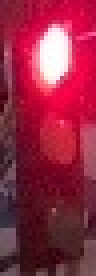
#> input picture src/yolo/traffic-lights-OID/pictures/red-cropped.jpg, 24 x 69 px (shown 4 times larger); the run also reads 2 pictures not shown here
$ python find_hsv.py
#> lines starting #> are read from the running program, lines starting #| are printed output that depends on the picture; after the words box and inside, x2 and y2 are one past the last pixel; in counts of white or black regions, pixels touching at a corner belong together
import cv2
import numpy as np

def empty(a): pass

def stackImages(scale, imgArray):
    rows = len(imgArray)
    cols = len(imgArray[0])
    rowsAvailable = isinstance(imgArray[0], list)
    width = imgArray[0][0].shape[1]
    height = imgArray[0][0].shape[0]
    if rowsAvailable:
        for x in range ( 0, rows):
            for y in range(0, cols):
                if imgArray[x][y].shape[:2] == imgArray[0][0].shape [:2]:
                    imgArray[x][y] = cv2.resize(imgArray[x][y], (0, 0), None, scale, scale)
                else:
                    imgArray[x][y] = cv2.resize(imgArray[x][y], (imgArray[0][0].shape[1], imgArray[0][0].shape[0]), None, scale, scale)
                if len(imgArray[x][y].shape) == 2: imgArray[x][y]= cv2.cvtColor( imgArray[x][y], cv2.COLOR_GRAY2BGR)
        imageBlank = np.zeros((height, width, 3), np.uint8)
        hor = [imageBlank]*rows
        hor_con = [imageBlank]*rows
        for x in range(0, rows):
            hor[x] = np.hstack(imgArray[x])
        ver = np.vstack(hor)
    else:
        for x in range(0, rows):
            if imgArray[x].shape[:2] == imgArray[0].shape[:2]:
                imgArray[x] = cv2.resize(imgArray[x], (0, 0), None, scale, scale)
            else:
                imgArray[x] = cv2.resize(imgArray[x], (imgArray[0].shape[1], imgArray[0].shape[0]), None,scale, scale)
            if len(imgArray[x].shape) == 2: imgArray[x] = cv2.cvtColor(imgArray[x], cv2.COLOR_GRAY2BGR)
        hor= np.hstack(imgArray)
        ver = hor
    return ver

red = cv2.imread("pictures/red-cropped.jpg")
#> red is the input picture: shape (69, 24, 3); mean B, G, R 67, 39.8, 146.7
yellow = cv2.imread("pictures/yellow-cropped.jpg")
green = cv2.imread("pictures/green-cropped.jpg")

cv2.namedWindow("Trackbars")
cv2.resizeWindow("Trackbars", 640, 240)

cv2.createTrackbar("Hue min", "Trackbars", 0, 179, empty) # default start value: 0
#> slider 'Hue min' is set to 35
cv2.createTrackbar("Hue max", "Trackbars", 179, 179, empty) # default start value: 179

cv2.createTrackbar("Saturation min", "Trackbars", 0, 255, empty) # default start value: 0
#> slider 'Saturation min' is set to 51
cv2.createTrackbar("Saturation max", "Trackbars", 255, 255, empty) # default start value: 255

cv2.createTrackbar("Value min", "Trackbars", 0, 255, empty) # default start value: 0
#> slider 'Value min' is set to 51
cv2.createTrackbar("Value max", "Trackbars", 255, 255, empty) # default start value: 255

while True:
    red_blurred = cv2.GaussianBlur(red, (11, 11), 0)
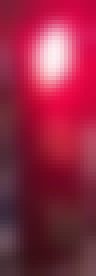
#> red_blurred: shape (69, 24, 3) (shown 4 times larger); mean B, G, R 67.1, 39.8, 147.1
    red_hsv = cv2.cvtColor(red_blurred, cv2.COLOR_BGR2HSV)
#> red_hsv: shape (69, 24, 3); mean H, S, V 172.5, 180.8, 147.1

    yellow_blurred = cv2.GaussianBlur(yellow, (11, 11), 0)
    yellow_hsv = cv2.cvtColor(yellow_blurred, cv2.COLOR_BGR2HSV)

    green_blurred = cv2.GaussianBlur(green, (11, 11), 0)
    green_hsv = cv2.cvtColor(green_blurred, cv2.COLOR_BGR2HSV)

    hue_min = cv2.getTrackbarPos("Hue min", "Trackbars")
    hue_max = cv2.getTrackbarPos("Hue max", "Trackbars")

    sat_min = cv2.getTrackbarPos("Saturation min", "Trackbars")
    sat_max = cv2.getTrackbarPos("Saturation max", "Trackbars")

    val_min = cv2.getTrackbarPos("Value min", "Trackbars")
    val_max = cv2.getTrackbarPos("Value max", "Trackbars")

    lower = np.array([hue_min, sat_min, val_min])
    upper = np.array([hue_max, sat_max, val_max])

    red_mask = cv2.inRange(red_hsv, lower, upper)
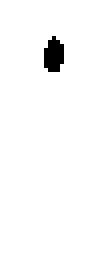
#> red_mask: shape (69, 24) (shown 4 times larger); 97.9% white; 1 black region, box (x1, y1, x2, y2) and area: (11, 9, 16, 18) 35
    yellow_mask = cv2.inRange(yellow_hsv, lower, upper)
    green_mask = cv2.inRange(green_hsv, lower, upper)

    cv2.imshow("Out", stackImages(0.5, ([red, red_hsv, red_mask], [yellow, yellow_hsv, yellow_mask], [green, green_hsv, green_mask])))
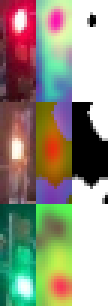
#> window 'Out': shape (102, 36, 3) (shown 3 times larger); mean B, G, R 132.3, 148.5, 150.7

    if cv2.waitKey(1) & 0xFF == ord('n'):
#> (key Esc is pressed here)
        break
